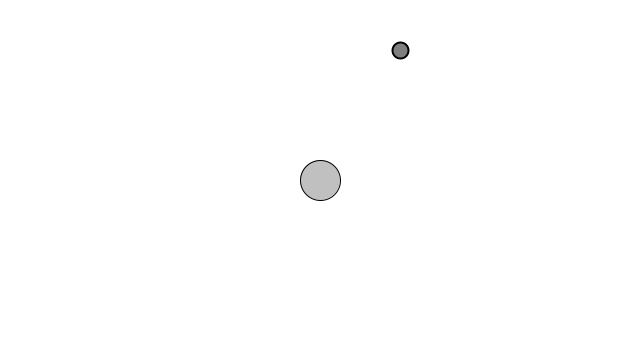
Frame 1 (no input)
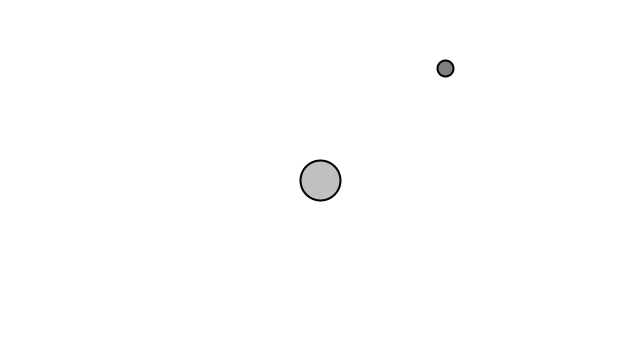
Frame 60 (the mouse pressed at the canvas centre just before this capture)
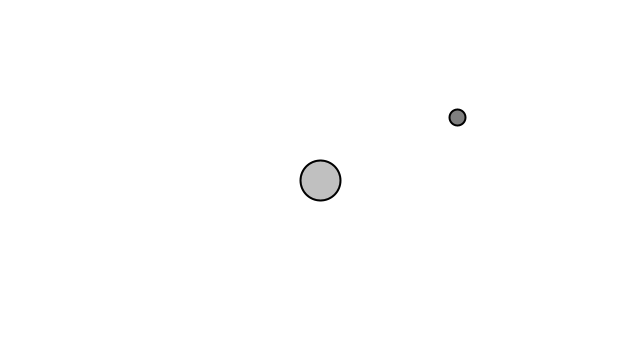
Frame 120 (the mouse held since frame 60 and released just before this capture)

The Processing sketch that drew these frames (run headless with seeded random() and noise(); from frame 60 on, the mouse is pressed at the canvas centre):

// Processing sketch: MoverGravitationalAccel
// ── MoverGravitationalAccel.pde
Mover m;
Attractor a;

void setup() {
  size(640, 360);
  
  m = new Mover(random(0.1, 2), 400, 50);
  a = new Attractor();
}

void draw() {
  background(255);
  
  PVector f = a.attract(m);
  m.applyForce(f);
  
  m.update();
  
  a.display();
  m.display();
}

// ── Attractor.pde
class Attractor {
  float mass;
  PVector location;
  float G;
  
  Attractor() {
    location = new PVector(width / 2, height / 2);
    mass = 20;
    G = 0.4;
  }
  
  void display() {
    stroke(0);
    fill(175, 200);
    ellipse(location.x, location.y, mass * 2, mass * 2);
  }
  
  PVector attract(Mover m) {
    PVector force = PVector.sub(location, m.location);
    float distance = force.mag();
    // When distance is small, it would make the force too large, so constrain it.
    distance = constrain(distance, 5, 25);
    
    force.normalize();
    float strength = (G * mass * m.mass) / (distance * distance);
    force.mult(strength);
    
    return force;
  }
}

// ── Mover.pde
class Mover {
  
  PVector location;
  PVector velocity;
  PVector acceleration;
  float mass;
 
  Mover(float mass, float initialX, float initialY) {
    this.mass = mass;
    location = new PVector(initialX, initialY);
    velocity = new PVector(1, 0);
    acceleration = new PVector(0, 0);
  }
  
  void applyForce(PVector force) {
    // Since we no longer assume mass is 1, F no longer equals A. Divide the applied force 
    //   by mass to get the acceleration.
    PVector computedAccel = PVector.div(force, mass);
    
    // Add to acceleration, but we must remember to 0 it out in update after computing
    //   velocity and location, else it will rapidly grow unbounded.
    acceleration.add(computedAccel);
  }
  
  void update() {
    velocity.add(acceleration);
    location.add(velocity);
    
    // Clear acceleration so that we're not continually adding it in each frame in the
    //   applyForce function.
    acceleration.mult(0);
  }
  
  void display() {
    stroke(0);
    strokeWeight(2);
    fill(127);
    ellipse(location.x, location.y, 16, 16);
  }
  
  void checkEdges() {
    if (location.x < 0) {
       location.x = width;
    } else if (location.x > width) {
       location.x = 0;
    }
    
    if (location.y > height) {
       location.y = height;
       velocity.y *= -1;
    }
  }
}
